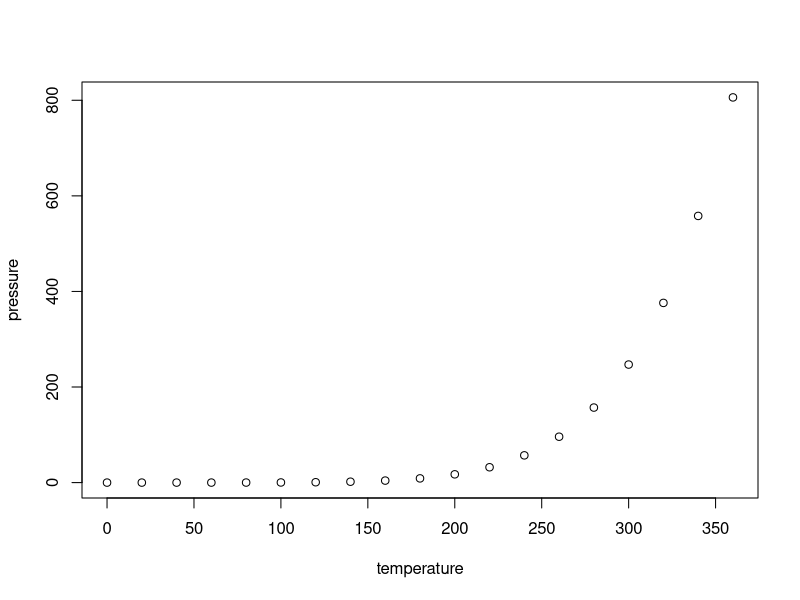
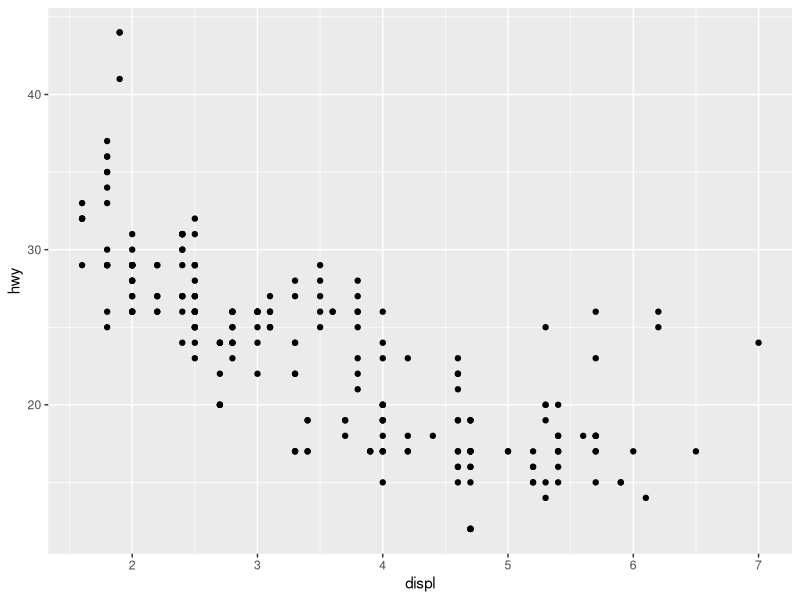

Generate these figures, in order, with R:
## ---- chunk 1
knitr::opts_chunk$set(echo = TRUE)
## ---- chunk 2
summary(cars)
## ---- chunk 3
plot(pressure)
## ---- chunk 4

library(tidyverse)
g <- ggplot(data=mpg, aes(x=displ, y=hwy))
g + geom_point()
